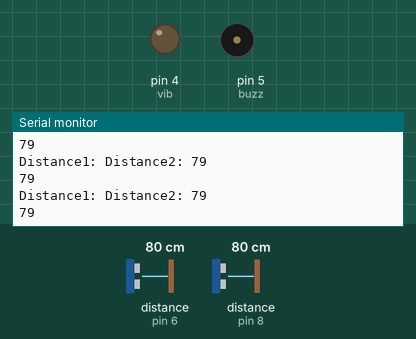
Recording of a sketch running on a simulated Arduino Uno, built with avr-gcc and run on an emulated ATmega328P. Shown: output pins drawn as LEDs (lit = HIGH), buzzer (waves = sounding, pin HIGH), the last lines printed to the serial monitor. Wiring (inferred from the names in the program): 2 × ultrasonic range finder: trigger pin 7, echo pin 6 / trigger pin 9, echo pin 8. Inputs (shaded band) come from the test bench; at power-on: distance to the obstacle (sensors on pin 6, pin 8) 80 cm. The echo pulse lasts 58.3 µs per cm; pins used as bus, display or sensor lines are not drawn.

Above: at 1.2 s.
1.3 s: distance to the obstacle (sensor on pin 6) set to 2 cm
At 2.2 s:
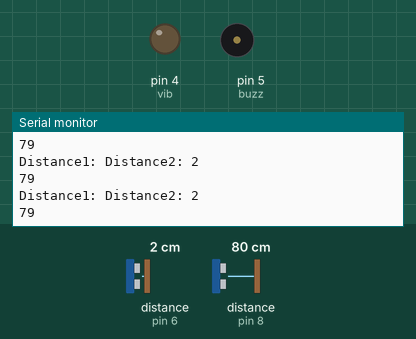
4.3 s: distance to the obstacle (sensor on pin 8) set to 2 cm
At 5.1 s:
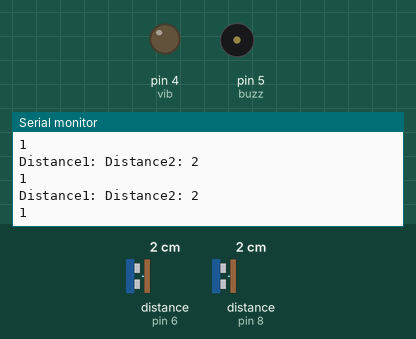
7.3 s: distance to the obstacle (sensor on pin 6) set to 18 cm
At 8.4 s:
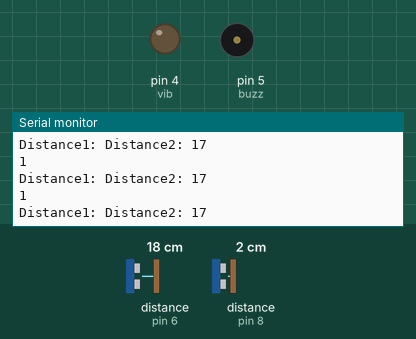
10.3 s: distance to the obstacle (sensor on pin 8) set to 18 cm
At 11.0 s:
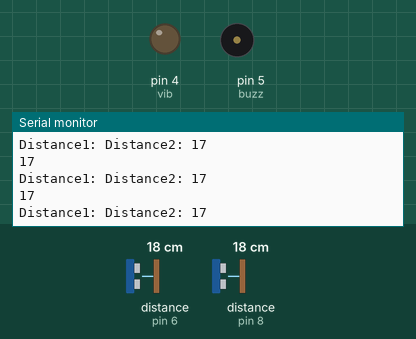
Timing chart, 0 to 13.3 s (numbered marks = the images above; inputs shaded):
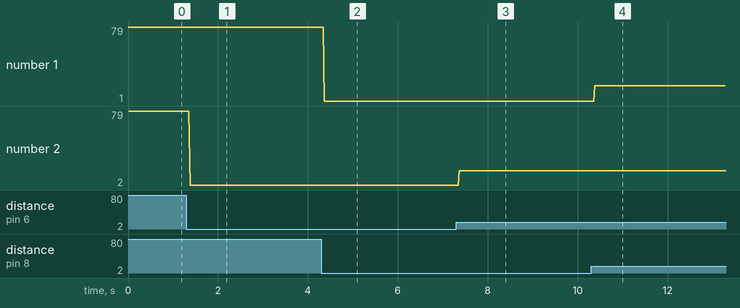

Measured:
- after the input at 1.3 s, the serial monitor: prints a new line after 0.09 s (image 1)
- after the input at 4.3 s, the serial monitor: prints a new line after 0.07 s (image 2)
- after the input at 7.3 s, the serial monitor: prints a new line after 0.07 s (image 3)
- after the input at 10.3 s, the serial monitor: prints a new line after 0.08 s (image 4)
- plotted number 2: 2 → 17 after the input at 7.3 s

The sketch:

Smart_Cane.ino
```cpp
const int trig1 = 9;
const int echo1 = 8;
const int trig2 = 7;
const int echo2 = 6;
const int buzz = 5;
const int vib = 4;

long duration1;
long duration2;
int distance1;
int distance2;

void setup()
{
  pinMode(trig1, OUTPUT);
  pinMode(echo1, INPUT);
  pinMode(trig2, OUTPUT);
  pinMode(echo2, INPUT);
  pinMode(buzz, OUTPUT);
  pinMode(vib, OUTPUT);
  Serial.begin(9600);
}

void loop()
{
  digitalWrite(trig1, LOW);
  delayMicroseconds(2);
  digitalWrite(trig1, HIGH);
  delayMicroseconds(2);
  digitalWrite(trig1,LOW);

  duration1 = pulseIn(echo1, HIGH);
  distance1 = duration1 * 0.0342 / 2;

  digitalWrite(trig2, LOW);
  delayMicroseconds(2);
  digitalWrite(trig2, HIGH);
  delayMicroseconds(2);
  digitalWrite(trig2,LOW);

  duration2 = pulseIn(echo2, HIGH);
  distance2 = duration2 * 0.0342 / 2;

  if (distance1<=50 && distance2<=50)
  {
    digitalWrite(buzz, HIGH);
    digitalWrite(vib,HIGH);
    delayMicroseconds(20);
    digitalWrite(buzz, LOW);
    digitalWrite(vib,LOW);
  }

  else if (distance1>=50 && distance2<=50)
  {
    digitalWrite(buzz, HIGH);
    digitalWrite(vib,HIGH);
    delayMicroseconds(20);
    digitalWrite(buzz, LOW);
    digitalWrite(vib,LOW);
  }
  else if (distance1<=50 && distance2>=50)
  {
    digitalWrite(buzz, HIGH);
    digitalWrite(vib,HIGH);
    delayMicroseconds(10);
    digitalWrite(buzz, LOW);
    digitalWrite(vib,LOW);
  }
  else
  {
    digitalWrite(buzz, LOW);
    digitalWrite(vib, LOW);
  }
  Serial.println(distance1);
  Serial.print("Distance1: ");

  Serial.print("Distance2: ");
  Serial.println(distance2);

}
```
